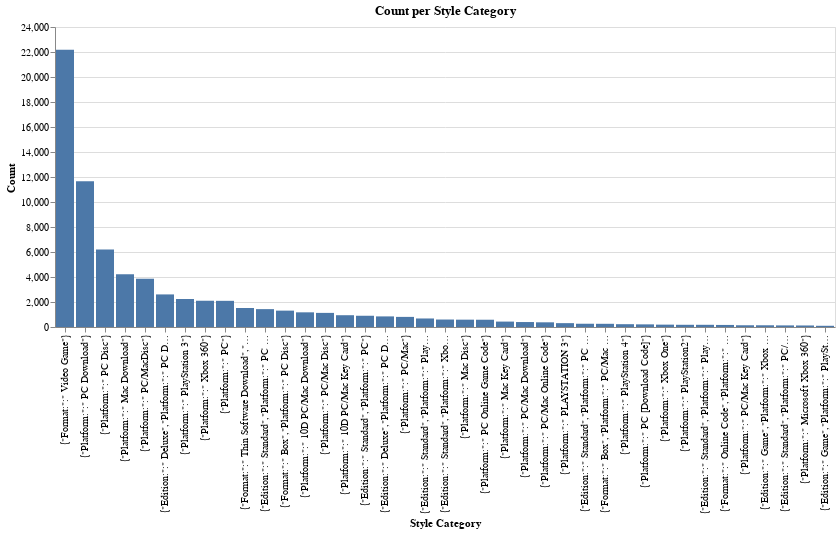

The cell this chart's notebook holds for it:
### Markdown cell above
Having 316 different categories in the dataframe, it has been decided to keep the categories with more than 90 reviews.

### Code cell
count_per_style = count_per_style[count_per_style['Count'] > 90]
alt.Chart(count_per_style).mark_bar().encode(
    x=alt.X('style:N',sort=alt.EncodingSortField(field='Count', order='descending')
        ,axis=alt.Axis(title='Style Category')),
    y=alt.Y('Count:Q', axis=alt.Axis(title='Count')),
    tooltip=[
        alt.Tooltip('style:N', title='style'),
        alt.Tooltip('Count:Q', title='Count')
    ]
).properties(
    title='Count per Style Category'
).interactive()

### Figure 1 — Vega-Lite specification as saved in the notebook (floating-point values rounded to 4 significant figures)
{"config": {"view": {"continuousWidth": 300, "continuousHeight": 300}}, "data": {"name": "data-6cb70c8f95d91654a1a6e67c6c32180a"}, "mark": {"type": "bar"}, "encoding": {"tooltip": [{"field": "style", "title": "style", "type": "nominal"}, {"field": "Count", "title": "Count", "type": "quantitative"}], "x": {"axis": {"title": "Style Category"}, "field": "style", "sort": {"field": "Count", "order": "descending"}, "type": "nominal"}, "y": {"axis": {"title": "Count"}, "field": "Count", "type": "quantitative"}}, "params": [{"name": "param_2", "select": {"type": "interval", "encodings": ["x", "y"]}, "bind": "scales"}], "title": "Count per Style Category", "$schema": "https://vega.github.io/schema/vega-lite/v5.8.0.json", "datasets": {"data-6cb70c8f95d91654a1a6e67c6c32180a": [{"style": "{\"Format:\":\" Video Game\"}", "Count": 22179}, {"style": "{\"Platform:\":\" PC Download\"}", "Count": 11659}, {"style": "{\"Platform:\":\" PC Disc\"}", "Count": 6197}, {"style": "{\"Platform:\":\" Mac Download\"}", "Count": 4229}, {"style": "{\"Platform:\":\" PC/MacDisc\"}", "Count": 3862}, {"style": "{\"Edition:\":\" Deluxe\",\"Platform:\":\" PC Download\"}", "Count": 2607}, {"style": "{\"Platform:\":\" PlayStation 3\"}", "Count": 2241}, {"style": "{\"Platform:\":\" Xbox 360\"}", "Count": 2101}, {"style": "{\"Platform:\":\" PC\"}", "Count": 2094}, {"style": "{\"Format:\":\" Thin Software Download\",\"Platform:\":\" PC Download\"}", "Count": 1520}, {"style": "{\"Edition:\":\" Standard\",\"Platform:\":\" PC Download\"}", "Count": 1430}, {"style": "{\"Format:\":\" Box\",\"Platform:\":\" PC Disc\"}", "Count": 1310}, {"style": "{\"Platform:\":\" 10D PC/Mac Download\"}", "Count": 1174}, {"style": "{\"Platform:\":\" PC/Mac Disc\"}", "Count": 1129}, {"style": "{\"Platform:\":\" 10D PC/Mac Key Card\"}", "Count": 943}, {"style": "{\"Edition:\":\" Standard\",\"Platform:\":\" PC\"}", "Count": 900}, {"style": "{\"Edition:\":\" Deluxe\",\"Platform:\":\" PC Disc\"}", "Count": 848}, {"style": "{\"Platform:\":\" PC/Mac\"}", "Count": 809}, {"style": "{\"Edition:\":\" Standard\",\"Platform:\":\" PlayStation 3\"}", "Count": 682}, {"style": "{\"Edition:\":\" Standard\",\"Platform:\":\" Xbox 360\"}", "Count": 598}, {"style": "{\"Platform:\":\" Mac Disc\"}", "Count": 587}, {"style": "{\"Platform:\":\" PC Online Game Code\"}", "Count": 582}, {"style": "{\"Platform:\":\" Mac Key Card\"}", "Count": 433}, {"style": "{\"Platform:\":\" PC/Mac Download\"}", "Count": 397}, {"style": "{\"Platform:\":\" PC/Mac Online Code\"}", "Count": 375}, {"style": "{\"Platform:\":\" PLAYSTATION 3\"}", "Count": 309}, {"style": "{\"Edition:\":\" Standard\",\"Platform:\":\" PC Online Game Code\"}", "Count": 261}, {"style": "{\"Format:\":\" Box\",\"Platform:\":\" PC/Mac Disc\"}", "Count": 256}, {"style": "{\"Platform:\":\" PlayStation 4\"}", "Count": 225}, {"style": "{\"Platform:\":\" PC [Download Code]\"}", "Count": 211}, {"style": "{\"Platform:\":\" Xbox One\"}", "Count": 189}, {"style": "{\"Platform:\":\" PlayStation2\"}", "Count": 177}, {"style": "{\"Edition:\":\" Standard\",\"Platform:\":\" PlayStation 4\"}", "Count": 176}, {"style": "{\"Format:\":\" Online Code\",\"Platform:\":\" PC Download\"}", "Count": 165}, {"style": "{\"Platform:\":\" PC/Mac Key Card\"}", "Count": 139}, {"style": "{\"Edition:\":\" Game\",\"Platform:\":\" Xbox 360\"}", "Count": 138}, {"style": "{\"Edition:\":\" Standard\",\"Platform:\":\" PC/Mac\"}", "Count": 128}, {"style": "{\"Platform:\":\" Microsoft Xbox 360\"}", "Count": 122}, {"style": "{\"Edition:\":\" Game\",\"Platform:\":\" PlayStation 3\"}", "Count": 97}]}}
